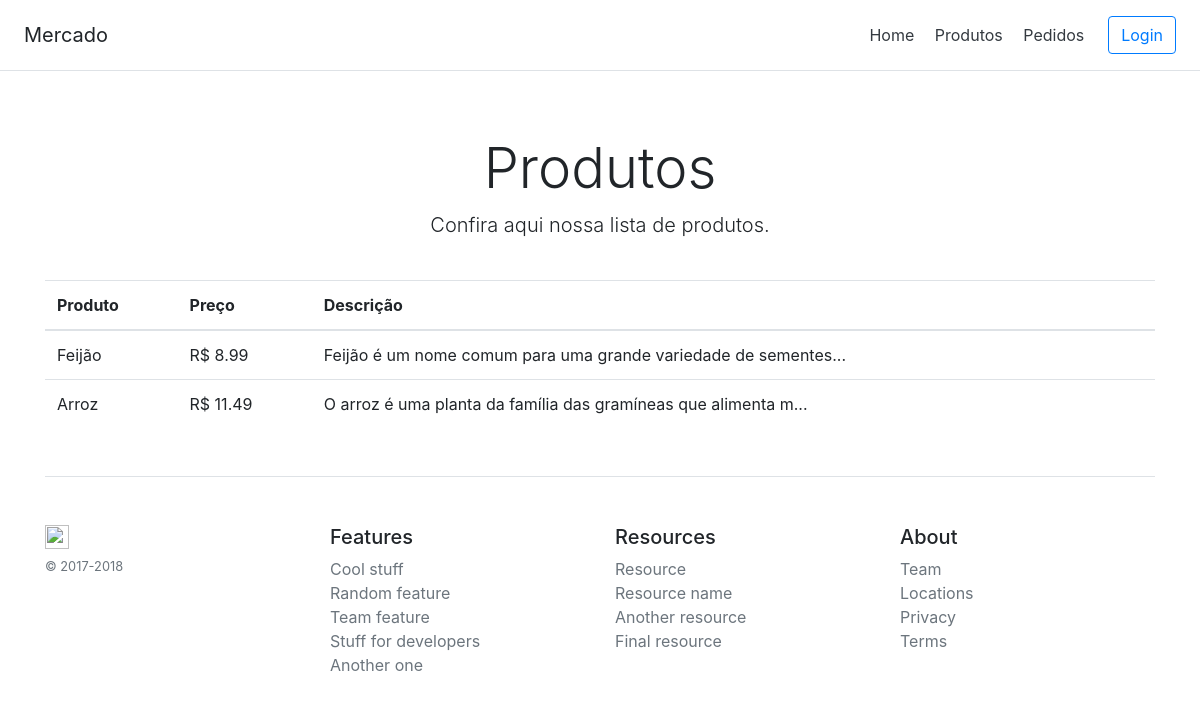
Page /produtos/ on the earlier database version.
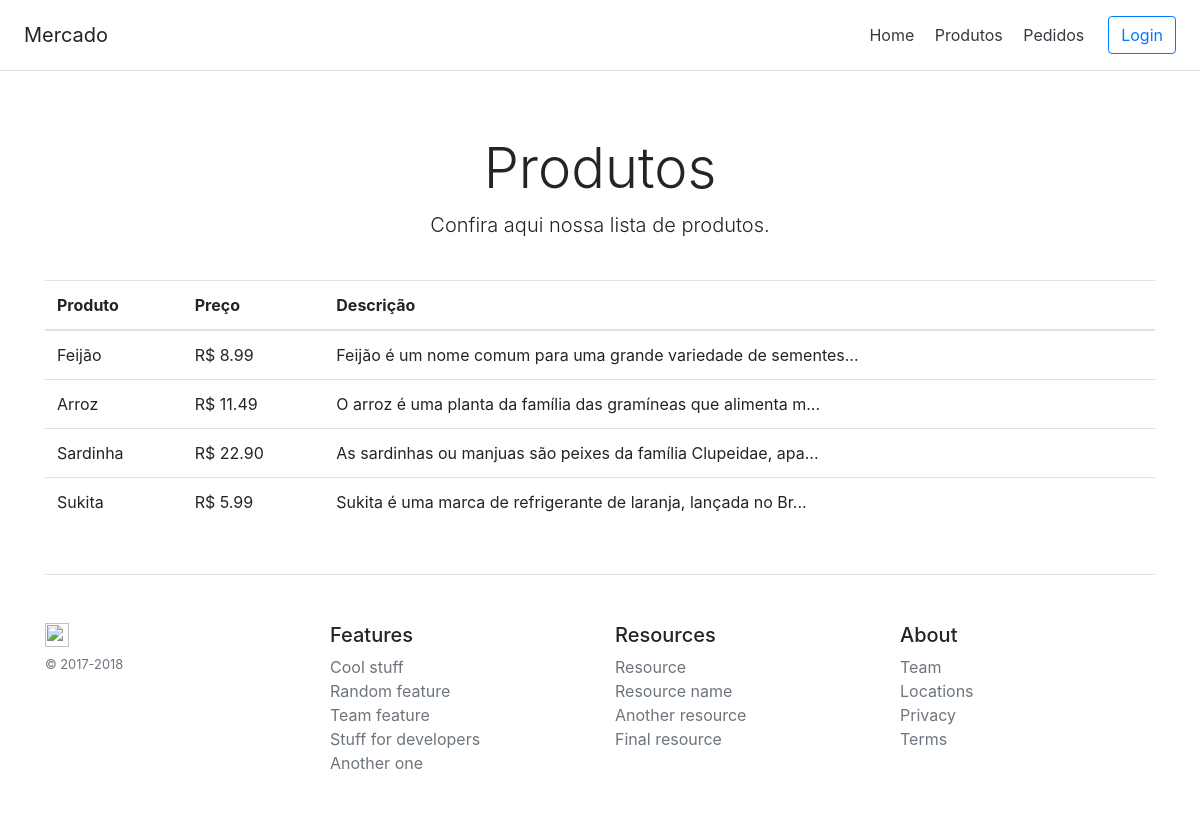
Same page on the later database version.
### core/models.py (models this page shows, shortened)
class Produto(models.Model):
    produto     = models.CharField('Nome Produto', max_length=20)
    descricao   = models.TextField('Descrição', max_length=500)
    preco       = models.DecimalField('Preço', decimal_places=2, max_digits=7, validators=[MinValueValidator(0.01)])

### core/views.py (the view)
# urls.py: path('produtos/', views.produtos, name='produtos'),
def produtos(request):
    produtos = Produto.objects.all()
    context = {
        'produtos':produtos,
    }
    return render(request, 'core/produtos.html', context)

### core/templates/core/produtos.html
{% extends 'core/base.html' %}
{% block content %}
    <div class="pricing-header px-3 py-3 pt-md-5 pb-md-4 mx-auto text-center">
      <h1 class="display-4">Produtos</h1>
      <p class="lead">Confira aqui nossa lista de produtos.</p>
    </div>
    <div class="container">
      <table class="table table-hover">
        <thead>
          <tr>
            <th>Produto</th>
            <th>Preço</th>
            <th>Descrição</th>
          </tr>
        </thead>
        <tbody>
          {% for produto in produtos %}
          <tr>
            <td>{{ produto.produto }}</td>
            <td>R$ {{ produto.preco }}</td>
            <td>{{ produto.descricao|slice:":60" }}...</td>
          </tr>
          {% endfor %}
        </tbody>
      </table>
    </div>
{% endblock %}

### core/templates/core/base.html (shortened to what this page needs)
<!DOCTYPE html>
<html lang="en">
  <head>
    <link rel="stylesheet" href="https://maxcdn.bootstrapcdn.com/bootstrap/4.0.0/css/bootstrap.min.css">
  </head>
  {% block body %}
  <body>
    <div class="d-flex flex-column flex-md-row align-items-center p-3 px-md-4 mb-3 bg-white border-bottom box-shadow">
      <h5 class="my-0 mr-md-auto font-weight-normal">Mercado</h5>
      <nav class="my-2 my-md-0 mr-md-3">
        <a class="p-2 text-dark" href="{% url 'core:index' %}">Home</a>
        <a class="p-2 text-dark" href="{% url 'core:produtos' %}">Produtos</a>
        <a class="p-2 text-dark" href="{% url 'core:pedidos' %}">Pedidos</a>
      </nav>
      {% if user.is_authenticated %}
      <a class="btn btn-outline-danger" href="{% url 'core:logout' %}">Logout</a>
      {% else %}
      <a class="btn btn-outline-primary" href="{% url 'core:login' %}">Login</a>
      {% endif %}
    </div>
    {% block content %}
    {% endblock %}
    <div class="container">
      <footer class="pt-4 my-md-5 pt-md-5 border-top">
        <div class="row">
          <div class="col-12 col-md">
            <img class="mb-2" src="https://getbootstrap.com/assets/brand/bootstrap-solid.svg" alt="" width="24" height="24">
            <small class="d-block mb-3 text-muted">&copy; 2017-2018</small>
          </div>
          <div class="col-6 col-md">
            <h5>Features</h5>
            <ul class="list-unstyled text-small">
              <li><a class="text-muted" href="#">Cool stuff</a></li>
              <li><a class="text-muted" href="#">Random feature</a></li>
              <li><a class="text-muted" href="#">Team feature</a></li>
              <li><a class="text-muted" href="#">Stuff for developers</a></li>
              <li><a class="text-muted" href="#">Another one</a></li>
            </ul>
          </div>
          <div class="col-6 col-md">
            <h5>Resources</h5>
            <ul class="list-unstyled text-small">
              <li><a class="text-muted" href="#">Resource</a></li>
              <li><a class="text-muted" href="#">Resource name</a></li>
              <li><a class="text-muted" href="#">Another resource</a></li>
              <li><a class="text-muted" href="#">Final resource</a></li>
            </ul>
          </div>
          <div class="col-6 col-md">
            <h5>About</h5>
            <ul class="list-unstyled text-small">
              <li><a class="text-muted" href="#">Team</a></li>
              <li><a class="text-muted" href="#">Locations</a></li>
              <li><a class="text-muted" href="#">Privacy</a></li>
              <li><a class="text-muted" href="#">Terms</a></li>
            </ul>
          </div>
        </div>
      </footer>
  </body>
  {% endblock body %}
</html>

Differences in the rows shown:
added Produto: produto "Sardinha", preco "22.90", descricao "As sardinhas ou manjuas são peixes da família Clupeidae, apa"
added Produto: produto "Sukita", preco "5.99", descricao "Sukita é uma marca de refrigerante de laranja, lançada no Br"
